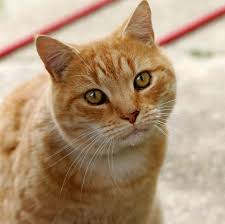
#> input picture OpenCV/Resource/Img/cat.jpg, 225 x 224 px, given in place of the camera
$ python all_filter.py   (older library calls are emulated)
#> lines starting #> are read from the running program, lines starting #| are printed output that depends on the picture; after the words box and inside, x2 and y2 are one past the last pixel; in counts of white or black regions, pixels touching at a corner belong together
import cv2
import numpy as np


# ==============================
# 사용자가 바꿀 수 있는 설정
# ==============================

DEVICE_PATH = "/dev/video0"   # 안 되면 "/dev/video1" 로 변경
CAM_WIDTH = 640
CAM_HEIGHT = 480

TILE_WIDTH = 200
TILE_HEIGHT = 150
GRID_COLS = 5

WINDOW_NAME = "OpenCV V4L2 All Filter Test"


# ==============================
# 보조 함수들
# ==============================

def to_bgr(image):
    """
    OpenCV 화면 합치기를 위해 이미지를 항상 BGR 3채널로 맞추는 함수
    """
    if len(image.shape) == 2:
        return cv2.cvtColor(image, cv2.COLOR_GRAY2BGR)
    return image


def make_tile(image, title):
    """
    각 필터 결과를 같은 크기로 만들고 제목을 붙이는 함수
    """
    image = to_bgr(image)
    image = cv2.resize(image, (TILE_WIDTH, TILE_HEIGHT))

    cv2.rectangle(image, (0, 0), (TILE_WIDTH, 28), (0, 0, 0), -1)
    cv2.putText(
        image,
        title,
        (8, 20),
        cv2.FONT_HERSHEY_SIMPLEX,
        0.55,
        (0, 255, 0),
        1,
        cv2.LINE_AA
    )

    return image


def make_grid(tile_list, cols):
    """
    여러 필터 화면을 격자 형태로 합치는 함수
    """
    rows = []

    for i in range(0, len(tile_list), cols):
        row_tiles = tile_list[i:i + cols]

        while len(row_tiles) < cols:
            blank = np.zeros((TILE_HEIGHT, TILE_WIDTH, 3), dtype=np.uint8)
            row_tiles.append(blank)

        rows.append(np.hstack(row_tiles))

    return np.vstack(rows)


def main():
    cap = cv2.VideoCapture(DEVICE_PATH, cv2.CAP_V4L2)

    if not cap.isOpened():
        print("카메라를 열 수 없습니다.")
        print("DEVICE_PATH를 /dev/video0 또는 /dev/video1 로 바꿔보세요.")
        return

    cap.set(cv2.CAP_PROP_FRAME_WIDTH, CAM_WIDTH)
    cap.set(cv2.CAP_PROP_FRAME_HEIGHT, CAM_HEIGHT)

    cv2.namedWindow(WINDOW_NAME, cv2.WINDOW_NORMAL)

    while True:
        ret, frame = cap.read()
#> frame is the input picture: shape (224, 225, 3); mean B, G, R 120.9, 148.9, 175.9

        if not ret:
            print("카메라 프레임을 읽을 수 없습니다.")
            break

        # 너무 큰 화면을 매 프레임 처리하면 느려지므로 내부 처리용 크기로 줄임
        frame = cv2.resize(frame, (320, 240))
#> frame: shape (240, 320, 3)

        # ==============================
        # 기본 색상 변환
        # ==============================

        gray = cv2.cvtColor(frame, cv2.COLOR_BGR2GRAY)
        hsv = cv2.cvtColor(frame, cv2.COLOR_BGR2HSV)
#> hsv: shape (240, 320, 3); mean H, S, V 16.8, 93.6, 175.8

        # HSV의 Hue 채널만 보기
        hue = hsv[:, :, 0]

        # ==============================
        # Threshold 계열
        # ==============================

        _, threshold = cv2.threshold(
            gray,
            127,
            255,
            cv2.THRESH_BINARY
        )
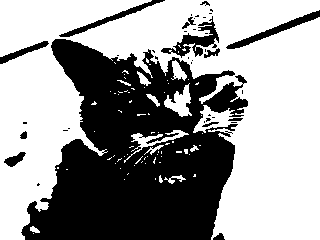
#> threshold: shape (240, 320); 60.1% white; 40 black regions (27 under 20 px), largest, box (x1, y1, x2, y2) and area: (21, 39, 248, 240) 27880, (161, 16, 219, 58) 744, (226, 10, 320, 49) 631

        adaptive_threshold = cv2.adaptiveThreshold(
            gray,
            255,
            cv2.ADAPTIVE_THRESH_GAUSSIAN_C,
            cv2.THRESH_BINARY,
            11,
            2
        )
#> adaptive_threshold: shape (240, 320); 71% white; 577 black regions (422 under 20 px), largest, box (x1, y1, x2, y2) and area: (74, 94, 239, 153) 1279, (189, 70, 251, 113) 1049, (60, 141, 143, 214) 808

        otsu_value, otsu_threshold = cv2.threshold(
            gray,
            0,
            255,
            cv2.THRESH_BINARY + cv2.THRESH_OTSU
        )
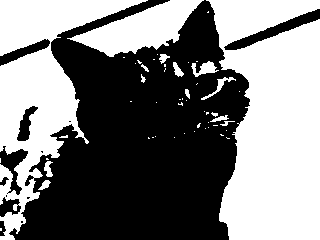
#> otsu_threshold: shape (240, 320); 49.1% white; 53 white regions (38 under 20 px), largest, box (x1, y1, x2, y2) and area: (206, 0, 320, 240) 20778, (0, 0, 148, 240) 12313, (67, 0, 204, 57) 3644
#> otsu_value = 154

        # ==============================
        # 색상 마스크 계열
        # 빨간색 물체가 있으면 잘 보임
        # ==============================

        lower_red_1 = np.array([0, 100, 100])
        upper_red_1 = np.array([10, 255, 255])

        lower_red_2 = np.array([170, 100, 100])
        upper_red_2 = np.array([180, 255, 255])

        red_mask_1 = cv2.inRange(hsv, lower_red_1, upper_red_1)
#> red_mask_1: shape (240, 320); 2.7% white; 16 white regions (10 under 20 px), largest, box (x1, y1, x2, y2) and area: (224, 9, 320, 50) 761, (55, 0, 164, 39) 712, (64, 53, 85, 75) 251, (0, 39, 50, 63) 247, (55, 44, 68, 52) 46, (184, 123, 190, 129) 20
        red_mask_2 = cv2.inRange(hsv, lower_red_2, upper_red_2)
#> red_mask_2: shape (240, 320); 0.23% white; 8 white regions (6 under 20 px), largest, box (x1, y1, x2, y2) and area: (0, 48, 24, 58) 94, (28, 43, 37, 48) 27
        red_mask = cv2.bitwise_or(red_mask_1, red_mask_2)
#> red_mask: shape (240, 320); 2.9% white; 16 white regions (10 under 20 px), largest, box (x1, y1, x2, y2) and area: (224, 9, 320, 50) 807, (55, 0, 164, 39) 718, (0, 39, 50, 63) 374, (64, 53, 85, 75) 251, (55, 44, 68, 52) 46, (184, 123, 190, 129) 20

        red_only = cv2.bitwise_and(frame, frame, mask=red_mask)

        # ==============================
        # Blurring / Smoothing 계열
        # ==============================

        average_blur = cv2.blur(frame, (9, 9))

        gaussian_blur = cv2.GaussianBlur(
            frame,
            (9, 9),
            0
        )

        median_blur = cv2.medianBlur(
            frame,
            9
        )

        bilateral = cv2.bilateralFilter(
            frame,
            9,
            75,
            75
        )

        # 고급 노이즈 제거
        # 실시간에서는 무거울 수 있음
        denoised = cv2.fastNlMeansDenoisingColored(
            frame,
            None,
            7,
            7,
            7,
            21
        )

        # ==============================
        # Sharpening / Custom Kernel 계열
        # ==============================

        sharpen_kernel = np.array([
            [0, -1, 0],
            [-1, 5, -1],
            [0, -1, 0]
        ])

        sharpen = cv2.filter2D(
            frame,
            -1,
            sharpen_kernel
        )

        emboss_kernel = np.array([
            [-2, -1, 0],
            [-1, 1, 1],
            [0, 1, 2]
        ])

        emboss = cv2.filter2D(
            frame,
            -1,
            emboss_kernel
        )

        # ==============================
        # Edge Detection 계열
        # ==============================

        canny = cv2.Canny(
            gaussian_blur,
            100,
            200
        )
#> canny: shape (240, 320); 1.5% white in thin lines or dots, all inside (x1, y1, x2, y2) = (0, 0, 320, 168)

        sobel_x = cv2.Sobel(
            gray,
            cv2.CV_64F,
            1,
            0,
            ksize=3
        )
        sobel_x = cv2.convertScaleAbs(sobel_x)

        sobel_y = cv2.Sobel(
            gray,
            cv2.CV_64F,
            0,
            1,
            ksize=3
        )
        sobel_y = cv2.convertScaleAbs(sobel_y)

        sobel_x_64 = cv2.Sobel(
            gray,
            cv2.CV_64F,
            1,
            0,
            ksize=3
        )

        sobel_y_64 = cv2.Sobel(
            gray,
            cv2.CV_64F,
            0,
            1,
            ksize=3
        )

        sobel_magnitude = cv2.magnitude(
            sobel_x_64,
            sobel_y_64
        )

        sobel_magnitude = cv2.normalize(
            sobel_magnitude,
            None,
            0,
            255,
            cv2.NORM_MINMAX
        ).astype(np.uint8)

        laplacian = cv2.Laplacian(
            gray,
            cv2.CV_64F
        )
        laplacian = cv2.convertScaleAbs(laplacian)

        # ==============================
        # Morphology 계열
        # 보통 흑백 이미지에서 사용
        # ==============================

        morph_kernel = np.ones((5, 5), np.uint8)

        erosion = cv2.erode(
            threshold,
            morph_kernel,
            iterations=1
        )
#> erosion: shape (240, 320); 50.4% white; 7 black regions, largest, box (x1, y1, x2, y2) and area: (0, 0, 250, 240) 36337, (224, 8, 320, 51) 1157, (2, 150, 28, 169) 327

        dilation = cv2.dilate(
            threshold,
            morph_kernel,
            iterations=1
        )
#> dilation: shape (240, 320); 71.3% white; 35 black regions (28 under 20 px), largest, box (x1, y1, x2, y2) and area: (24, 41, 233, 240) 21287, (208, 87, 246, 110) 354, (235, 13, 320, 46) 125

        opening = cv2.morphologyEx(
            threshold,
            cv2.MORPH_OPEN,
            morph_kernel
        )
#> opening: shape (240, 320); 57.1% white; 9 black regions (4 under 20 px), largest, box (x1, y1, x2, y2) and area: (0, 0, 248, 240) 32062, (226, 10, 320, 49) 633, (4, 152, 26, 167) 163, (20, 131, 27, 139) 42, (200, 0, 210, 6) 40

        closing = cv2.morphologyEx(
            threshold,
            cv2.MORPH_CLOSE,
            morph_kernel
        )
#> closing: shape (240, 320); 63.4% white; 20 black regions, largest, box (x1, y1, x2, y2) and area: (22, 39, 235, 240) 25730, (206, 85, 248, 112) 658, (230, 11, 320, 49) 618

        morph_gradient = cv2.morphologyEx(
            threshold,
            cv2.MORPH_GRADIENT,
            morph_kernel
        )
#> morph_gradient: shape (240, 320); 20.9% white; 18 white regions

        # ==============================
        # Histogram / Contrast 계열
        # ==============================

        equalized = cv2.equalizeHist(gray)

        clahe = cv2.createCLAHE(
            clipLimit=2.0,
            tileGridSize=(8, 8)
        )
        clahe_result = clahe.apply(gray)
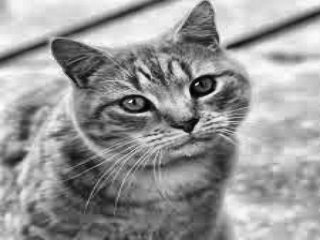
#> clahe_result: shape (240, 320); min 1, max 253, mean 152.4

        # ==============================
        # Contour 검출
        # ==============================

        contours, _ = cv2.findContours(
            closing,
            cv2.RETR_EXTERNAL,
            cv2.CHAIN_APPROX_SIMPLE
        )
#> contours = 23 contours, 18 with area under 20; largest, box (x1, y1, x2, y2) and area: (0, 0, 320, 240) 47768, (117, 130, 189, 164) 844, (155, 175, 186, 184) 100, (176, 145, 201, 155) 62, (117, 70, 135, 93) 56

        contour_result = frame.copy()

        for contour in contours:
            area = cv2.contourArea(contour)

            if area < 300:
                continue

            cv2.drawContours(
                contour_result,
                [contour],
                -1,
                (0, 255, 0),
                2
            )

            x, y, w, h = cv2.boundingRect(contour)

            cv2.rectangle(
                contour_result,
                (x, y),
                (x + w, y + h),
                (255, 0, 0),
                2
            )
#> this loop made 23 passes
#> area on passes 2, 11, 22: 100, 61.5, 56.5
#> (area, x, y, w, h) on passes 13, 23: (843.5, 117, 130, 72, 34), (47768, 0, 0, 320, 240)
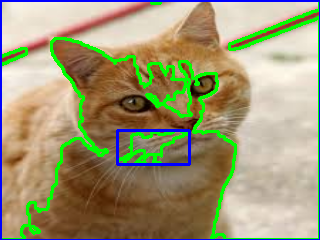
#> contour_result: shape (240, 320, 3); mean B, G, R 117.4, 152.8, 158.7

        # ==============================
        # Geometric Transform 계열
        # ==============================

        flip_horizontal = cv2.flip(frame, 1)

        rotate_90 = cv2.rotate(
            frame,
            cv2.ROTATE_90_CLOCKWISE
        )
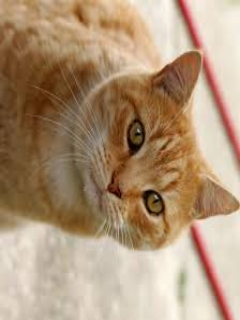
#> rotate_90: shape (320, 240, 3); mean B, G, R 120.7, 148.7, 175.8

        h, w = frame.shape[:2]
        center = (w // 2, h // 2)
#> center = (160, 120)

        rotate_matrix = cv2.getRotationMatrix2D(
            center,
            20,
            1.0
        )
#> rotate_matrix = [[0.94, 0.342, -31.39], [-0.342, 0.94, 61.96]]

        warp_affine = cv2.warpAffine(
            frame,
            rotate_matrix,
            (w, h)
        )
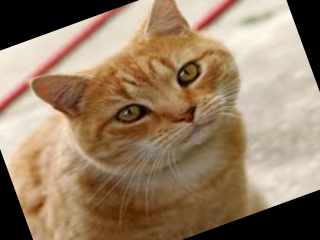
#> warp_affine: shape (240, 320, 3); mean B, G, R 101.8, 126.9, 150.6

        src_points = np.float32([
            [40, 30],
            [w - 40, 30],
            [30, h - 30],
            [w - 30, h - 30]
        ])

        dst_points = np.float32([
            [0, 0],
            [w, 0],
            [0, h],
            [w, h]
        ])
#> dst_points = [[0, 0], [320, 0], [0, 240], [320, 240]]

        perspective_matrix = cv2.getPerspectiveTransform(
            src_points,
            dst_points
        )
#> perspective_matrix = [[1.35, 0.0751, -56.34], [1.23e-17, 1.46, -43.94], [-3.06e-19, 0.000469, 1]]

        warp_perspective = cv2.warpPerspective(
            frame,
            perspective_matrix,
            (w, h)
        )

        # ==============================
        # 타일 목록 만들기
        # ==============================

        tiles = [
            make_tile(frame, "Original"),
            make_tile(gray, "Grayscale"),
            make_tile(hue, "HSV Hue"),

            make_tile(threshold, "Threshold"),
            make_tile(adaptive_threshold, "Adaptive Th"),
            make_tile(otsu_threshold, f"Otsu Th {otsu_value:.0f}"),

            make_tile(red_mask, "Red Mask"),
            make_tile(red_only, "Red Only"),

            make_tile(average_blur, "Average Blur"),
            make_tile(gaussian_blur, "Gaussian Blur"),
            make_tile(median_blur, "Median Blur"),
            make_tile(bilateral, "Bilateral"),
            make_tile(denoised, "Denoising"),

            make_tile(sharpen, "Sharpen"),
            make_tile(emboss, "Emboss Kernel"),

            make_tile(canny, "Canny"),
            make_tile(sobel_x, "Sobel X"),
            make_tile(sobel_y, "Sobel Y"),
            make_tile(sobel_magnitude, "Sobel Mag"),
            make_tile(laplacian, "Laplacian"),

            make_tile(erosion, "Erosion"),
            make_tile(dilation, "Dilation"),
            make_tile(opening, "Opening"),
            make_tile(closing, "Closing"),
            make_tile(morph_gradient, "Morph Gradient"),

            make_tile(equalized, "Equalize Hist"),
            make_tile(clahe_result, "CLAHE"),

            make_tile(contour_result, "Contours"),

            make_tile(flip_horizontal, "Flip"),
            make_tile(rotate_90, "Rotate 90"),
            make_tile(warp_affine, "Warp Affine"),
            make_tile(warp_perspective, "Perspective"),
        ]
#> call 2 of make_tile, with title = 'Grayscale'
#> in make_tile (call 2), `cv2.putText( image, title, (8, 20), cv2.FONT_HERSHEY_SIMPLEX, 0.55, (0..`:
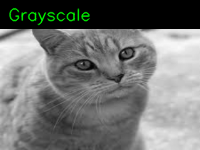
#> image: shape (150, 200, 3); mean B, G, R 116, 118.1, 116

        grid = make_grid(tiles, GRID_COLS)
#> the loop in make_grid, `for i in range(0, len(tile_list), cols):` made 7 passes
#> i on passes 2 to 7: 5, 10, 15, 20, 25, 30
#> after the loop in make_grid, `for i in range(0, len(tile_list), cols):`: rows = 7 items

        cv2.imshow(WINDOW_NAME, grid)

        key = cv2.waitKey(1) & 0xFF
#> (key q is pressed here)

        if key == ord("q") or key == 27:
            break

    cap.release()
    cv2.destroyAllWindows()


if __name__ == "__main__":
    main()
